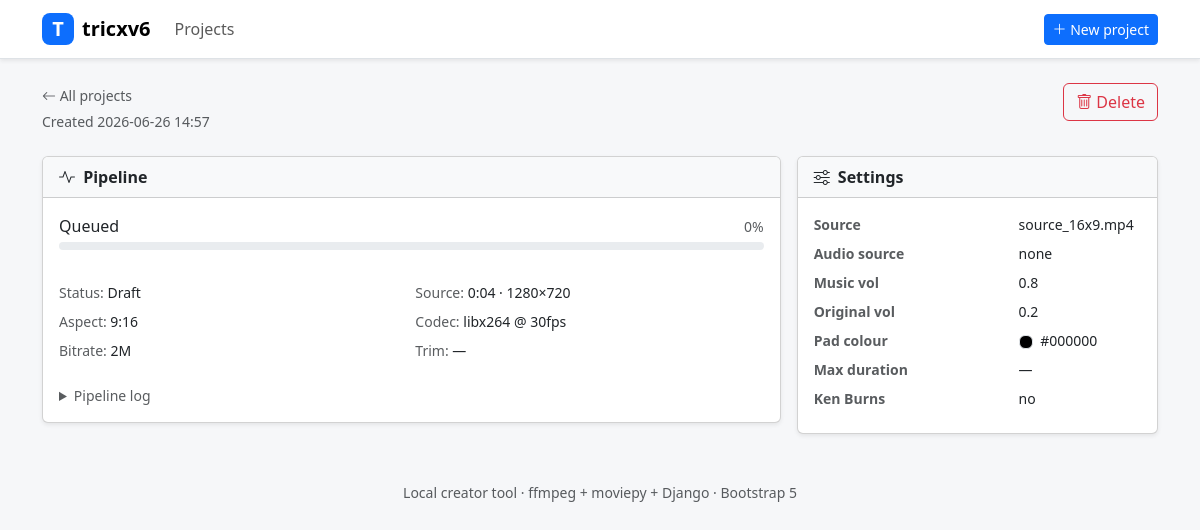
Screenshot of /projects/7/ with the database file from the repository.
### projects/models.py (models this page shows, shortened)
class VideoProject(models.Model):
    title = models.CharField(max_length=200, blank=True)
    original = models.FileField(upload_to=upload_to_original)
    original_filename = models.CharField(max_length=255, blank=True)
    duration_seconds = models.FloatField(null=True, blank=True)
    width = models.IntegerField(null=True, blank=True)
    height = models.IntegerField(null=True, blank=True)
    song_url = models.URLField(blank=True)
    song_file = models.FileField(upload_to=upload_to_audio, blank=True)
    music_volume = models.FloatField(
        default=0.8, help_text="Background music volume 0.0–1.0"
    )
    original_audio_volume = models.FloatField(
        default=0.2, help_text="Original audio volume 0.0–1.0"
    )
    aspect_ratio = models.CharField(
        max_length=10, choices=ASPECT_RATIO_CHOICES, default="9:16"
    )
    pad_color = models.CharField(
        max_length=7, default="#000000", help_text="Background padding colour (hex)"
    )
    codec = models.CharField(max_length=20, choices=CODEC_CHOICES, default="libx264")
    fps = models.IntegerField(choices=FPS_CHOICES, default=30)
    bitrate = models.CharField(max_length=10, choices=BITRATE_CHOICES, default="2M")
    max_duration = models.IntegerField(
        default=0, help_text="Trim to N seconds (0 = keep full duration)"
    )
    start_seconds = models.FloatField(
        default=0.0, help_text="Trim start point in seconds (0 = from beginning)"
    )
    end_seconds = models.FloatField(
        default=0.0, help_text="Trim end point in seconds (0 = until end of clip)"
    )
    ken_burns = models.BooleanField(
        default=False, help_text="Slow pan/zoom (good for photo slideshows)"
    )
    output = models.FileField(upload_to=upload_to_output, blank=True)
    output_filename = models.CharField(max_length=255, blank=True)
    output_size_bytes = models.BigIntegerField(null=True, blank=True)
    status = models.CharField(max_length=20, choices=STATUS_CHOICES, default="draft")
    progress = models.IntegerField(default=0, help_text="0–100")
    current_stage = models.CharField(max_length=100, blank=True)
    error_message = models.TextField(blank=True)
    log = models.TextField(blank=True)
    created_at = models.DateTimeField(default=timezone.now)
    updated_at = models.DateTimeField(auto_now=True)
    started_at = models.DateTimeField(null=True, blank=True)
    completed_at = models.DateTimeField(null=True, blank=True)
    class Meta:
        ordering = ["-created_at"]
    @property
    def is_terminal(self) -> bool:
        return self.status in ("done", "failed")

### projects/views.py (the view)
# urls.py: path("projects/<int:pk>/", views.project_detail, name="project_detail"),
def project_detail(request, pk: int):
    project = get_object_or_404(VideoProject, pk=pk)
    return render(request, "projects/detail.html", {"project": project})

### projects/services/probe.py (called while the page is built)
def format_duration(seconds: float) -> str:
    if seconds <= 0:
        return "—"
    total = int(round(seconds))
    h, rem = divmod(total, 3600)
    m, s = divmod(rem, 60)
    if h:
        return f"{h}:{m:02d}:{s:02d}"
    return f"{m}:{s:02d}"

### projects/templatetags/project_extras.py (called while the page is built)
@register.filter(name="durationformat")
def durationformat(value):
    try:
        seconds = float(value) if value is not None else 0.0
    except (TypeError, ValueError):
        return "—"
    return format_duration(seconds)

### templates/projects/detail.html (shortened to what this page needs)
{% extends "base.html" %}
{% load project_extras %}
{% block content %}
<div class="d-flex flex-wrap justify-content-between align-items-start mb-4">
  <div>
    <a href="{% url 'project_list' %}" class="small text-muted text-decoration-none">
      <i class="bi bi-arrow-left"></i> All projects
    </a>
    <p class="text-muted small mb-0">Created {{ project.created_at|date:"Y-m-d H:i" }}</p>
  </div>
  <div class="d-flex gap-2 flex-wrap">
    <form method="post" action="{% url 'project_delete' pk=project.pk %}"
          onsubmit="return confirm('Delete this project and its files?');">
      <button type="submit" class="btn btn-outline-danger">
        <i class="bi bi-trash"></i> Delete
      </button>
    </form>
  </div>
</div>
<div class="row g-3">
  <div class="col-lg-8">
    <div class="card shadow-sm">
      <div class="card-header bg-light fw-semibold">
        <i class="bi bi-activity me-1"></i> Pipeline
      </div>
      <div class="card-body">
        <div class="d-flex justify-content-between align-items-center mb-1">
          <span id="stage-label" class="fw-medium">{{ project.current_stage|default:"Queued" }}</span>
          <span id="progress-pct" class="text-muted small">{{ project.progress }}%</span>
        </div>
        <div class="progress" role="progressbar" style="height: 8px;"
             aria-valuenow="{{ project.progress }}" aria-valuemin="0" aria-valuemax="100">
        </div>
        <div class="row g-2 mt-4 small">
          <div class="col-md-6"><span class="text-muted">Status:</span>
            <span id="status-badge" class="fw-medium">{{ project.get_status_display }}</span>
          </div>
          <div class="col-md-6"><span class="text-muted">Source:</span>
            <span class="fw-medium">
              {% if project.duration_seconds %}{{ project.duration_seconds|durationformat }}{% else %}—{% endif %}
              {% if project.width and project.height %} · {{ project.width }}×{{ project.height }}{% endif %}
            </span>
          </div>
          <div class="col-md-6"><span class="text-muted">Aspect:</span>
            <span class="fw-medium">{{ project.aspect_ratio }}</span>
          </div>
          <div class="col-md-6"><span class="text-muted">Codec:</span>
            <span class="fw-medium">{{ project.codec }} @ {{ project.fps }}fps</span>
          </div>
          <div class="col-md-6"><span class="text-muted">Bitrate:</span>
            <span class="fw-medium">{{ project.bitrate }}</span>
          </div>
          <div class="col-md-6"><span class="text-muted">Trim:</span>
            <span class="fw-medium">
              {% if project.start_seconds or project.end_seconds %}
                {{ project.start_seconds|default:0 }}s – {{ project.end_seconds|default:project.duration_seconds|durationformat }}
              {% else %}—{% endif %}
            </span>
          </div>
        </div>
        <details class="mt-4">
          <summary class="text-muted small" style="cursor: pointer;">Pipeline log</summary>
        </details>
      </div>
    </div>
  </div>
  <div class="col-lg-4">
    <div class="card shadow-sm">
      <div class="card-header bg-light fw-semibold">
        <i class="bi bi-sliders me-1"></i> Settings
      </div>
      <div class="card-body">
        <dl class="row mb-0 small">
          <dt class="col-7 text-muted">Source</dt>
          <dd class="col-5 text-truncate fw-medium" title="{{ project.original_filename }}">
            {{ project.original_filename|default:"—" }}
          </dd>
          <dt class="col-7 text-muted">Audio source</dt>
          <dd class="col-5 fw-medium">
            {% if project.song_file %}uploaded
            {% elif project.song_url %}URL
            {% else %}none{% endif %}
          </dd>
          <dt class="col-7 text-muted">Music vol</dt>
          <dd class="col-5 fw-medium">{{ project.music_volume }}</dd>
          <dt class="col-7 text-muted">Original vol</dt>
          <dd class="col-5 fw-medium">{{ project.original_audio_volume }}</dd>
          <dt class="col-7 text-muted">Pad colour</dt>
          <dd class="col-5 fw-medium">
            <span class="d-inline-block rounded border align-middle me-1"
                  style="width: 14px; height: 14px; background: {{ project.pad_color }};"></span>
            {{ project.pad_color }}
          </dd>
          <dt class="col-7 text-muted">Max duration</dt>
          <dd class="col-5 fw-medium">
            {% if project.max_duration %}{{ project.max_duration }}s{% else %}—{% endif %}
          </dd>
          <dt class="col-7 text-muted">Ken Burns</dt>
          <dd class="col-5 fw-medium">
            {% if project.ken_burns %}yes{% else %}no{% endif %}
          </dd>
        </dl>
      </div>
    </div>
  </div>
</div>
{% endblock %}

### templates/base.html (style rules this page uses)
body { background: #f6f7f9; }

### rows the page displays
VideoProject: created_at "2026-06-26 14:57", current_stage "Queued", progress "0", status "Draft", duration_seconds|durationformat "0:04", width "1280", height "720", aspect_ratio "9:16", codec "libx264", fps "30", bitrate "2M", original_filename "source_16x9.mp4", music_volume "0.8", original_audio_volume "0.2", pad_color "#000000"
